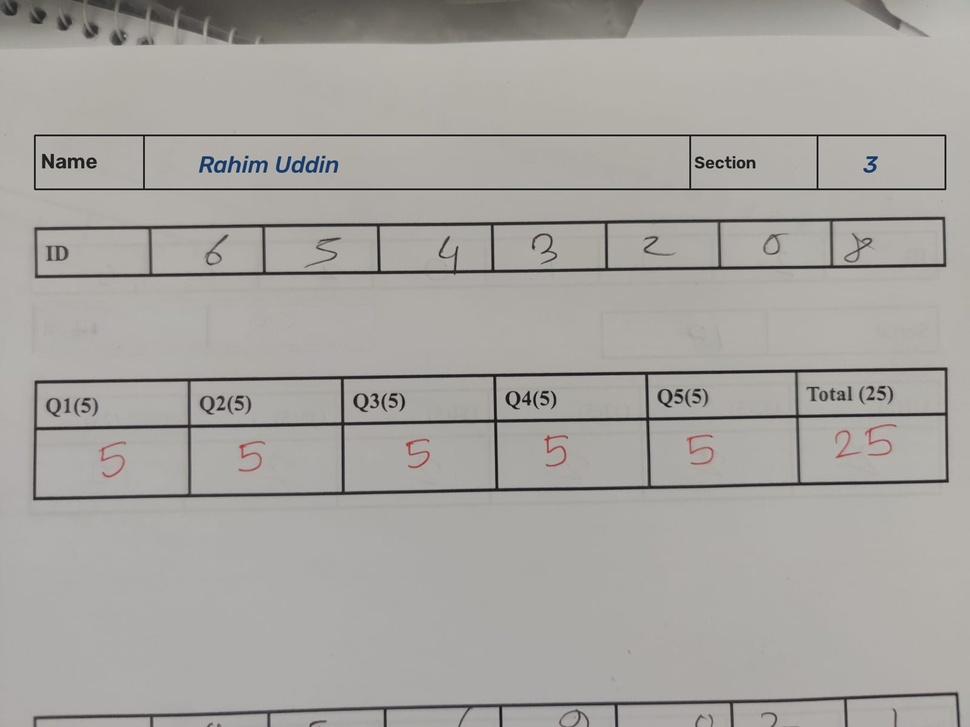
#> input picture backend/tests/fixtures/layout_b/layout_b_real_class_01.jpg, 970 x 727 px, shrunk from 1600 x 1200 before the run; its folder holds only this picture in this run
$ python -i detection.py   (imports and definitions only)   (older library calls are emulated)
#> lines starting #> are read from the running program, lines starting #| are printed output that depends on the picture; after the words box and inside, x2 and y2 are one past the last pixel; in counts of white or black regions, pixels touching at a corner belong together
"""Grid detection — proportional to the detected table, never to fixed page
coordinates (plan.md §5). This is the make-or-break component (plan.md §6):
parameters below are stack-reference.md's starting values for tuning against
real photographs, not answers arrived at in advance. Do not trust this module
until it has been run against testset/images/ per step.md step 1.
"""
from __future__ import annotations

import json
import shutil
from dataclasses import dataclass, field
from pathlib import Path

import cv2
import numpy as np

# --- Tunable starting parameters (stack-reference.md "Grid detection") ---
ADAPTIVE_BLOCK_SIZE = 15
ADAPTIVE_C = -2
KERNEL_DIVISOR = 20            # kernel length = image dimension // this
MIN_TABLE_AREA_FRAC = 0.01     # a table contour must cover at least this much of the image
APPROX_EPSILON_FRAC = 0.02     # approxPolyDP epsilon as a fraction of contour perimeter
BLUR_DIAGNOSIS_FLOOR = 0.03  # a scan whose grid could not be found is reported "blurry" when its
                              # sharpness (_sharpness) is below this. A DIAGNOSIS, never a gate.
# History, 2026-09-25, twice in one day:
#  - The original gate (raw Laplacian variance < 50) measured brightness as much as
#    focus: 18/28 testset photos at half brightness were rejected though all 28 read.
#  - Its replacement, the same variance divided by the grey variance with a floor of
#    0.115, depends on page CONTENT too: three sharp, well-lit photos from the
#    instructor's own phone scored 0.093-0.107 and were rejected; the grid read all
#    three. No single number separates "sharp" from "blurry" across phones and pages.
# And the gate protected nothing: blurring every labelled testset photo (gate off,
# full recognizer vs ground truth) gave ZERO wrong unflagged digits or marks at any
# blur level — soft photos read, flag, or don't find a grid. Even real_class_10, the
# photo labelled "blurry", reads correctly. So every photo is now tried, and "blurry"
# only explains a failure: grids stop being found below ~0.02 (0.024 -> 16/22 read,
# 0.009 -> 2/22); the instructor's phone photos score ~0.09-0.11.

# Lighting diagnosis (2026-09-25): WHY a scan failed, attached to
# failed/partial results only, so a passing result.json is unchanged. The
# frontend's live hint (frontend/src/lighting.ts) uses the same two measures.
DARK_PAPER_LEVEL = 70  # "too_dark" below this: the 90th-percentile grey, i.e. how white the
                        # paper comes out (0-255). Good photos ~178; darkened testset photos
                        # still read 23/28 at 63, 2/28 at 46.
EVENNESS_FLOOR = 0.6   # "uneven" below this: min/max of the paper level across a 4x4 grid
                        # of the frame. Good photos as taken are >= 0.83; painted-on shadows
                        # start costing reads around 0.6 (0.67 -> 22/28 read).
LINE_PEAK_MIN_GAP_FRAC = 0.02  # merge line-mask peaks closer than this fraction of the table's own dimension
CONTRAST_FLOOR = 30  # a pixel counts as "ink" only if it's this much darker (0-255 grayscale)
                       # than its own local, same-row/column paper background. Ground truth for
                       # this number, and for the two floors below, comes from a real cluttered
                       # notebook photo (2026-08-29, testset/debug/clutter_*) where genuine table
                       # dividers measured contrast 63-116 and known noise (a table's own left/right
                       # border re-detected next to the synthetic edge) measured 18-38 — see learn.md.
MIN_LINE_COVERAGE_FRAC = 0.4  # a real rule is dark (>=CONTRAST_FLOOR) across nearly the whole table;
                                # a digit stroke rarely is, even though it can be locally just as dark.
                                # Coverage is measured directly on the source grayscale image (raw
                                # pixel-vs-local-background contrast), not on the binarized,
                                # morphologically-eroded/dilated line mask that finds candidate
                                # positions in the first place: that mask is good at *locating* a line
                                # cheaply, but adaptiveThreshold plus erode/dilate — both tuned for the
                                # whole image, not per-line — can fragment one genuine, fully dark line
                                # into disconnected pieces under uneven lighting or a steep angle,
                                # undercounting its own coverage. On a real photo (2026-08-29) two
                                # genuine ID-row dividers measured only 41-43% *mask* coverage — below
                                # this floor — while their own raw pixels were just as dark against the
                                # paper (contrast 80-94) as every accepted divider in the same row
                                # (63-116); scoring contrast directly recovers exactly this case
                                # without loosening what counts as a genuine line (see learn.md).
MIN_RELATIVE_PEAK_FRAC = 0.65  # among a table's *own* surviving dividers, reject one shorter than
                                # this fraction of their median length — a hand-ruled grid draws
                                # every real divider to roughly the same length, so an outlier that
                                # still clears MIN_LINE_COVERAGE_FRAC is far more likely to be a
                                # stray mark than an intentional one (found on a real hand-drawn
                                # whiteboard photo: a stray line cleared the absolute floor at 0.445
                                # coverage while its 9 genuine peers all measured 0.57-0.99 — see
                                # learn.md). Only applied with >=4 peers, so a table with too few
                                # dividers to have a meaningful "typical length" is left alone —
                                # exactly the short-table case this function's own min_value
                                # docstring already warns a relative-only rule is unsafe for.

FAILURE_REASONS = {"table_not_found", "column_count_mismatch", "blurry"}


@dataclass
class TableCandidate:
    quad: np.ndarray             # 4x2 float32: TL, TR, BR, BL in source image coords
    warped: np.ndarray           # deskewed BGR crop
    row_bounds: list[int]        # y pixel positions in warped coords, len = rows + 1
    col_bounds: list[int]        # x pixel positions in warped coords, len = cols + 1
    table_type: str = "unknown"  # "id" | "serial" | "marks"
    v_mask: np.ndarray | None = None  # warped vertical-line mask, kept for _repair_columns
    gray: np.ndarray | None = None    # warped grayscale, same reason

    @property
    def row_count(self) -> int:
        return max(len(self.row_bounds) - 1, 0)

    @property
    def col_count(self) -> int:
        return max(len(self.col_bounds) - 1, 0)


# [10 lines left out: function _order_quad, not called in this run]


def _line_masks(gray: np.ndarray) -> tuple[np.ndarray, np.ndarray]:
    """Isolate horizontal and vertical rules. Kernel length is a fraction of
    image size, never a pixel constant — that's what survives a grid shot
    close up and one shot small in the frame (plan.md §5 step 1)."""
    bw = cv2.adaptiveThreshold(
        ~gray, 255, cv2.ADAPTIVE_THRESH_MEAN_C, cv2.THRESH_BINARY,
        ADAPTIVE_BLOCK_SIZE, ADAPTIVE_C,
    )
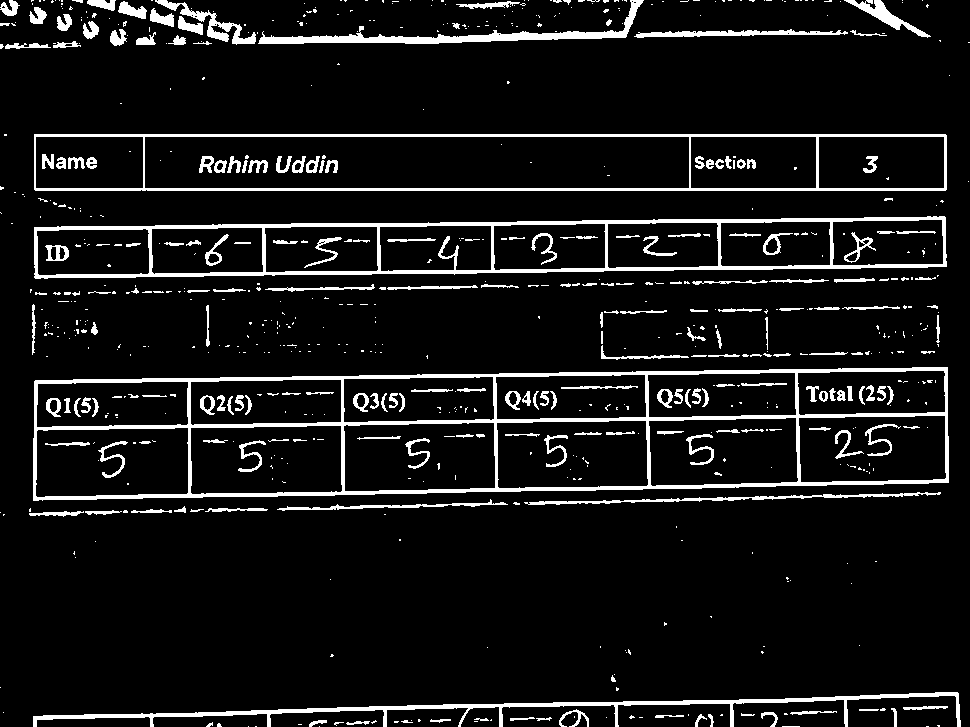
#> bw: shape (727, 970); 8.5% white; 720 white regions (509 under 20 px), largest, box (x1, y1, x2, y2) and area: (33, 367, 949, 501) 13344, (34, 216, 947, 279) 8598, (34, 134, 947, 191) 6085
    h, w = bw.shape
    horizontal_size = max(w // KERNEL_DIVISOR, 1)
    vertical_size = max(h // KERNEL_DIVISOR, 1)

    hk = cv2.getStructuringElement(cv2.MORPH_RECT, (horizontal_size, 1))
    vk = cv2.getStructuringElement(cv2.MORPH_RECT, (1, vertical_size))

    horizontal = cv2.dilate(cv2.erode(bw, hk), hk)
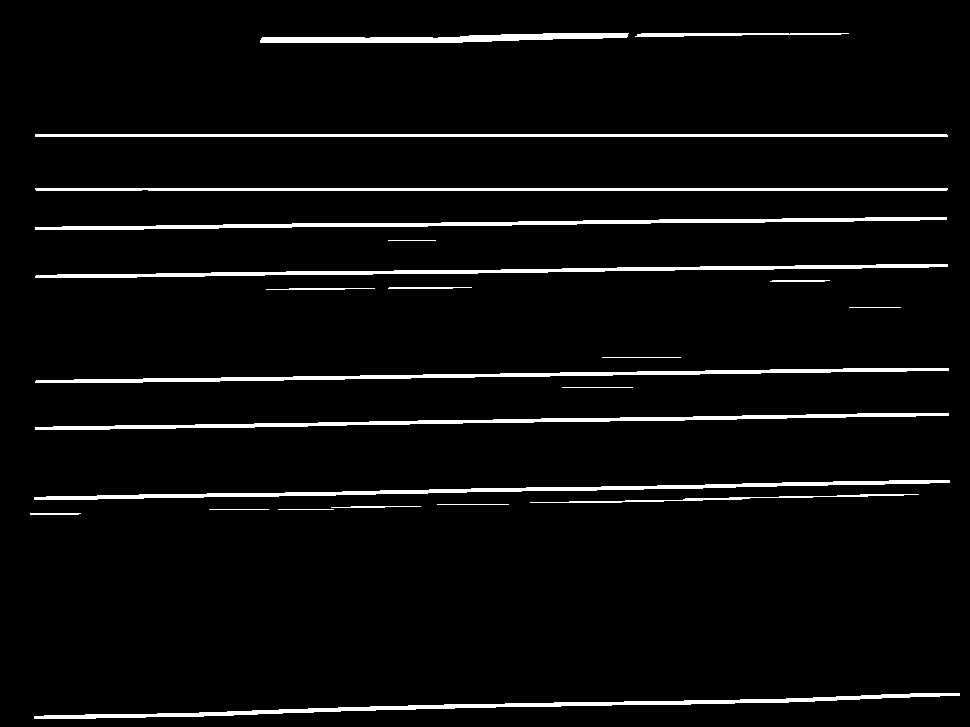
#> horizontal: shape (727, 970); 4.4% white; 23 white regions, largest, box (x1, y1, x2, y2) and area: (34, 693, 960, 719) 3724, (34, 480, 950, 500) 3571, (35, 217, 947, 230) 3517
    vertical = cv2.dilate(cv2.erode(bw, vk), vk)
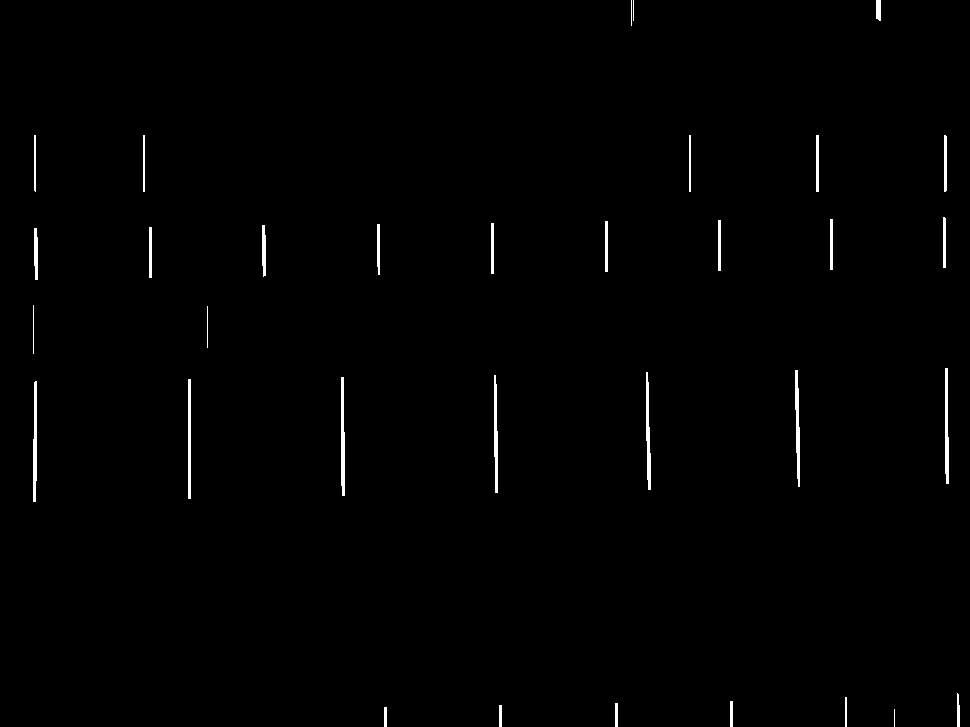
#> vertical: shape (727, 970); 0.78% white; 33 white regions (1 under 20 px), largest, box (x1, y1, x2, y2) and area: (341, 377, 345, 496) 411, (33, 381, 37, 502) 404, (795, 370, 800, 487) 391
    return horizontal, vertical


# [142 lines left out: functions _find_table_quads, _contrast_coverage, _cluster_peaks, _merge_close_bounds, _recover_bounds, not called in this run]


LABEL_COLUMN_INSET_FRAC = 0.12  # same border-trim fraction id_ocr.py/segment.py already use,
                                  # so a cell's own ruled border is never counted as ink.
LABEL_COLUMN_NOISE_AREA_FRAC = 0.01  # component area floor, as a fraction of the (inset)
                                       # column's own area — drops single-pixel/JPEG-noise
                                       # specks before counting. A separate constant from
                                       # cnn/segment.py's own NOISE_AREA_FRAC on purpose: this
                                       # module has no dependency on the optional CNN track.


# [42 lines left out: functions _column_component_count, _label_column_is_backwards, not called in this run]


REPAIR_WIDTH_TOL = 0.2  # after a repair, every regular cell must be within this fraction of
                         # their median width. Measured on the 18 real_class_* photos: ID digit
                         # cells sit within ~5% of each other, marks question cells within ~15%
                         # (real_class_02's narrowest Q8 is 0.85x). 20% keeps both, and still
                         # rejects the 2x-wide merged cell a missing divider leaves behind.
REPAIR_PROFILE_FRAC = 0.1  # a repair looks at weaker mask runs than _cluster_peaks' 0.3: a faint
                             # rule can fragment in the mask. The evidence bar does not drop with
                             # it — a restored line must still clear MIN_LINE_COVERAGE_FRAC on the
                             # raw grayscale, exactly like any line accepted the ordinary way.


# [17 lines left out: functions _regular_widths, _pitch, not called in this run]


def _near(width: float, target: float) -> bool:
    return abs(width - target) <= REPAIR_WIDTH_TOL * target


# [88 lines left out: functions _repair_columns, _sharpness, not called in this run]


def _is_blurry(gray: np.ndarray) -> bool:
    return _sharpness(gray) < BLUR_DIAGNOSIS_FLOOR


def paper_level(gray: np.ndarray) -> float:
    """How white the paper comes out: the 90th-percentile grey (0-255)."""
    return float(np.percentile(gray, 90))


# [393 lines left out: functions evenness, lighting_problem, _draw_boundaries, detect, detect_any_orientation, _promote, not called in this run]

>>> import cv2
>>> picture = cv2.imread('../tests/fixtures/layout_b/layout_b_real_class_01.jpg', cv2.IMREAD_GRAYSCALE)
>>> result = _line_masks(picture)

$ run again, on backend/tests/fixtures/layout_b/layout_b_real_class_07.jpg
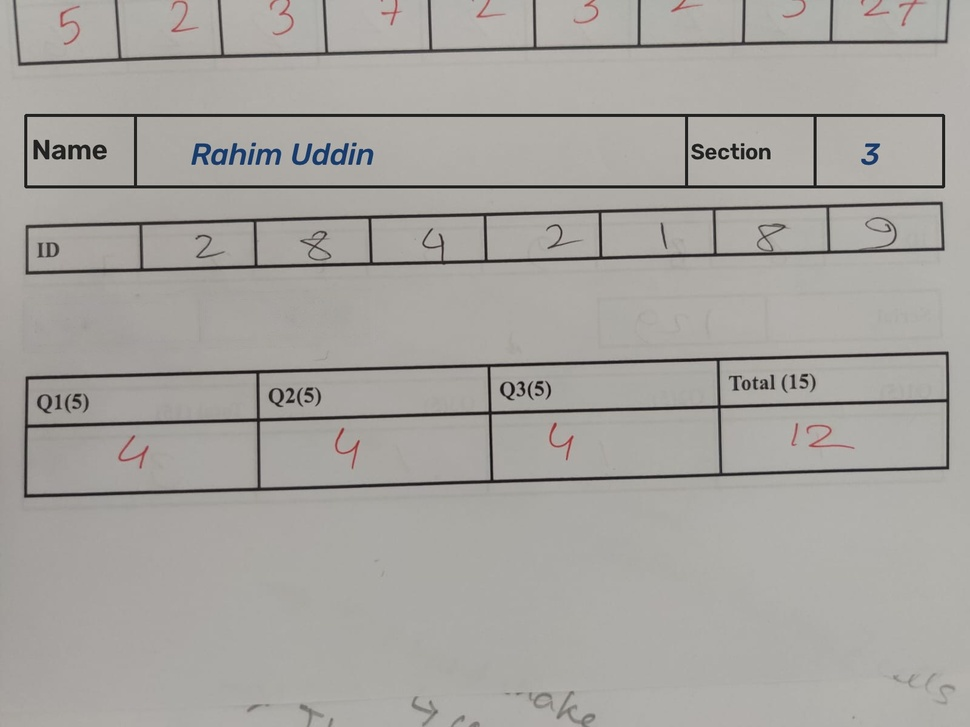
#> input picture backend/tests/fixtures/layout_b/layout_b_real_class_07.jpg, 970 x 727 px, shrunk from 1600 x 1200 before the run
#> in _line_masks, `bw = cv2.adaptiveThreshold( ~gray, 255, cv2.ADAPTIVE_THRESH_MEAN_C, cv..`:
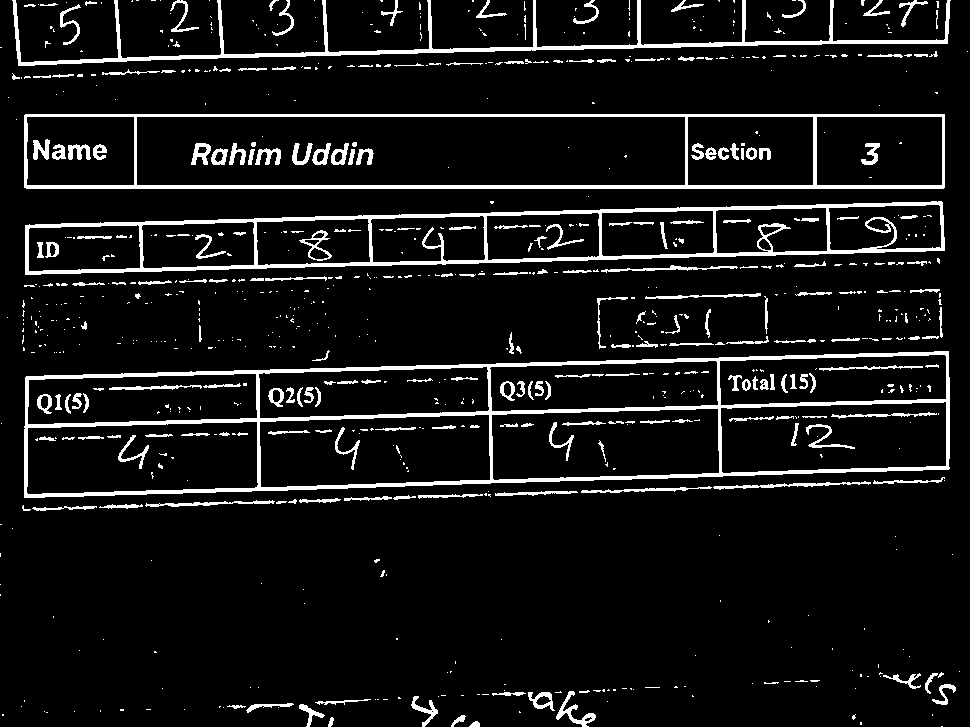
#> bw: shape (727, 970); 8.3% white; 808 white regions (575 under 20 px), largest, box (x1, y1, x2, y2) and area: (24, 351, 950, 498) 12834, (25, 201, 945, 275) 9160, (24, 114, 945, 189) 7570
#> horizontal: shape (727, 970); 4.1% white; 20 white regions, largest, box (x1, y1, x2, y2) and area: (25, 185, 946, 189) 3681, (19, 40, 949, 64) 3676, (25, 467, 951, 497) 3599
#> in _line_masks, `vertical = cv2.dilate(cv2.erode(bw, vk), vk)`:
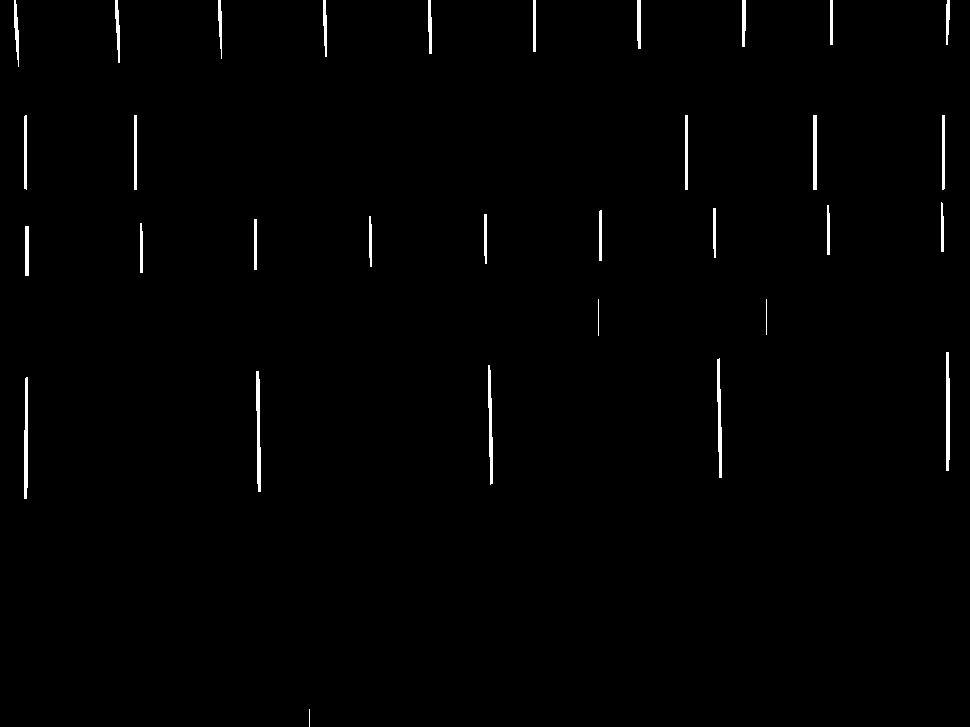
#> vertical: shape (727, 970); 0.91% white; 32 white regions (1 under 20 px), largest, box (x1, y1, x2, y2) and area: (946, 352, 950, 471) 439, (256, 371, 261, 492) 432, (24, 377, 28, 499) 423
